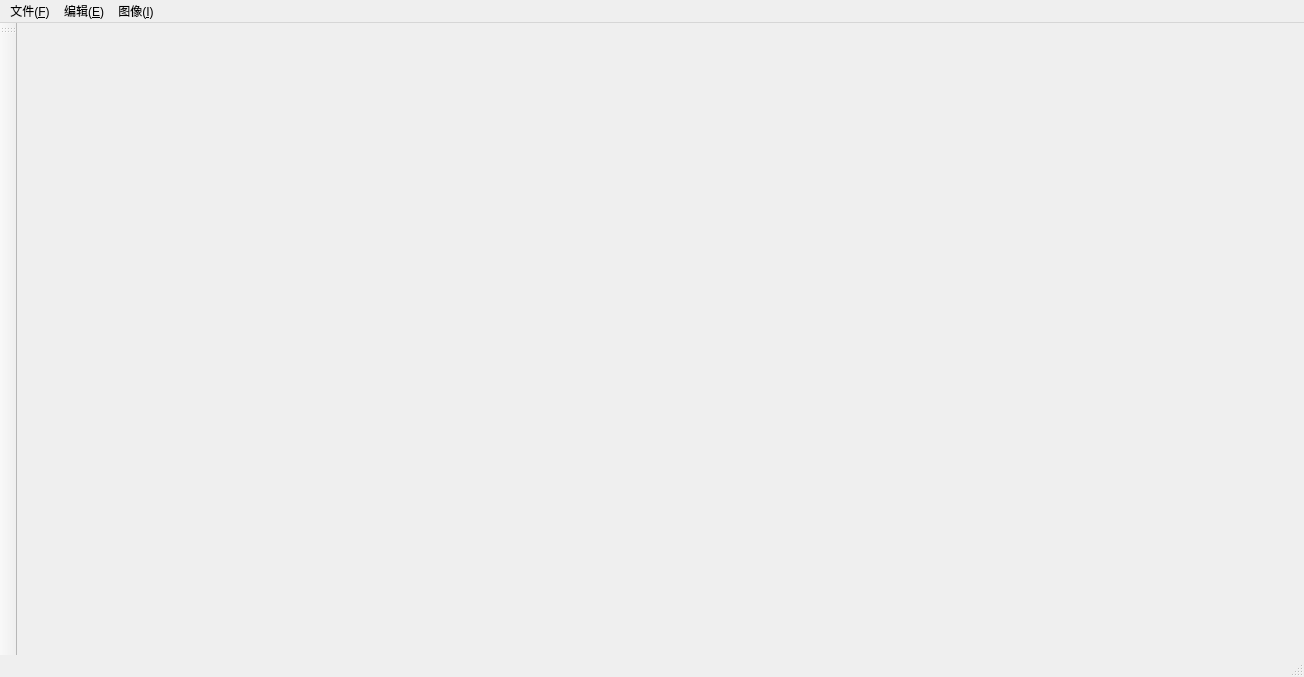
<?xml version="1.0" encoding="UTF-8"?>
<ui version="4.0">
 <class>PhotoshopLike</class>
 <widget class="QMainWindow" name="PhotoshopLike">
  <property name="geometry">
   <rect>
    <x>0</x>
    <y>0</y>
    <width>1304</width>
    <height>677</height>
   </rect>
  </property>
  <property name="windowTitle">
   <string>MainWindow</string>
  </property>
  <widget class="QWidget" name="centralWidget">
   <layout class="QGridLayout" name="gridLayout">
    <item row="0" column="0">
     <widget class="DrawCanvas" name="widget" native="true"/>
    </item>
   </layout>
  </widget>
  <widget class="QMenuBar" name="menuBar">
   <property name="geometry">
    <rect>
     <x>0</x>
     <y>0</y>
     <width>1304</width>
     <height>26</height>
    </rect>
   </property>
   <widget class="QMenu" name="menu">
    <property name="title">
     <string>文件(&amp;F)</string>
    </property>
    <widget class="QMenu" name="menu_E_2">
     <property name="title">
      <string>导出(E)</string>
     </property>
     <addaction name="action1_9"/>
     <addaction name="action2_8"/>
     <addaction name="separator"/>
     <addaction name="action3_8"/>
    </widget>
    <addaction name="createImage"/>
    <addaction name="openImage"/>
    <addaction name="separator"/>
    <addaction name="action3"/>
    <addaction name="actiona"/>
    <addaction name="action4"/>
    <addaction name="separator"/>
    <addaction name="menu_E_2"/>
    <addaction name="action6"/>
    <addaction name="separator"/>
    <addaction name="action7"/>
   </widget>
   <widget class="QMenu" name="menu_E">
    <property name="title">
     <string>编辑(&amp;E)</string>
    </property>
    <addaction name="undo"/>
    <addaction name="redo"/>
    <addaction name="separator"/>
    <addaction name="action3_2"/>
    <addaction name="action4_2"/>
    <addaction name="action5_2"/>
    <addaction name="action6_2"/>
    <addaction name="action7_2"/>
    <addaction name="separator"/>
    <addaction name="action8"/>
    <addaction name="action9"/>
    <addaction name="action10"/>
    <addaction name="action11"/>
   </widget>
   <widget class="QMenu" name="menu_I">
    <property name="title">
     <string>图像(&amp;I)</string>
    </property>
    <widget class="QMenu" name="menu_J">
     <property name="title">
      <string>调整(J)</string>
     </property>
     <addaction name="action1_7"/>
     <addaction name="action4_6"/>
     <addaction name="separator"/>
     <addaction name="action5_5"/>
     <addaction name="action6_5"/>
     <addaction name="action78"/>
     <addaction name="action8_3"/>
     <addaction name="action9_3"/>
     <addaction name="action10_3"/>
     <addaction name="action11_3"/>
     <addaction name="separator"/>
     <addaction name="action12_2"/>
     <addaction name="action13"/>
     <addaction name="action14"/>
     <addaction name="action15"/>
     <addaction name="action16"/>
     <addaction name="separator"/>
     <addaction name="action17"/>
     <addaction name="action18"/>
     <addaction name="separator"/>
     <addaction name="action19"/>
     <addaction name="action20"/>
     <addaction name="action21"/>
     <addaction name="action22"/>
    </widget>
    <widget class="QMenu" name="menu_M">
     <property name="title">
      <string>模式(M)</string>
     </property>
     <addaction name="action1_6"/>
     <addaction name="action2_5"/>
     <addaction name="action3_5"/>
     <addaction name="action4_5"/>
     <addaction name="action5_4"/>
     <addaction name="action6_4"/>
     <addaction name="action7_3"/>
     <addaction name="action8_2"/>
     <addaction name="separator"/>
     <addaction name="action9_2"/>
     <addaction name="action10_2"/>
     <addaction name="action11_2"/>
     <addaction name="separator"/>
     <addaction name="action12"/>
    </widget>
    <widget class="QMenu" name="menu_G">
     <property name="title">
      <string>画像旋转(G)</string>
     </property>
     <addaction name="action1_8"/>
     <addaction name="action2_7"/>
     <addaction name="action3_7"/>
     <addaction name="action4_7"/>
     <addaction name="separator"/>
     <addaction name="action5_6"/>
     <addaction name="action6_6"/>
    </widget>
    <addaction name="menu_M"/>
    <addaction name="separator"/>
    <addaction name="menu_J"/>
    <addaction name="separator"/>
    <addaction name="action3_3"/>
    <addaction name="action4_3"/>
    <addaction name="action5_3"/>
    <addaction name="separator"/>
    <addaction name="action6_3"/>
    <addaction name="action1_4"/>
    <addaction name="menu_G"/>
    <addaction name="action3_4"/>
    <addaction name="action4_4"/>
    <addaction name="action1_5"/>
   </widget>
   <widget class="QMenu" name="menu_L">
    <property name="title">
     <string/>
    </property>
   </widget>
   <addaction name="menu"/>
   <addaction name="menu_E"/>
   <addaction name="menu_I"/>
   <addaction name="menu_L"/>
  </widget>
  <widget class="QToolBar" name="mainToolBar">
   <attribute name="toolBarArea">
    <enum>LeftToolBarArea</enum>
   </attribute>
   <attribute name="toolBarBreak">
    <bool>false</bool>
   </attribute>
  </widget>
  <widget class="QStatusBar" name="statusBar"/>
  <action name="createImage">
   <property name="text">
    <string>新建(N)</string>
   </property>
  </action>
  <action name="openImage">
   <property name="text">
    <string>打开(O)</string>
   </property>
  </action>
  <action name="action3">
   <property name="text">
    <string>关闭(C)</string>
   </property>
  </action>
  <action name="action4">
   <property name="text">
    <string>存储(S)</string>
   </property>
  </action>
  <action name="action6">
   <property name="text">
    <string>导入(M)</string>
   </property>
  </action>
  <action name="action7">
   <property name="text">
    <string>退出(X)</string>
   </property>
  </action>
  <action name="undo">
   <property name="text">
    <string>还原(O)</string>
   </property>
   <property name="shortcut">
    <string>Ctrl+Z</string>
   </property>
  </action>
  <action name="redo">
   <property name="text">
    <string>重做(O)</string>
   </property>
   <property name="shortcut">
    <string>Ctrl+Y</string>
   </property>
  </action>
  <action name="action3_2">
   <property name="text">
    <string>剪切(T)</string>
   </property>
  </action>
  <action name="action4_2">
   <property name="text">
    <string>拷贝(C)</string>
   </property>
  </action>
  <action name="action5_2">
   <property name="text">
    <string>合并拷贝(Y)</string>
   </property>
  </action>
  <action name="action6_2">
   <property name="text">
    <string>粘贴(P)</string>
   </property>
  </action>
  <action name="action7_2">
   <property name="text">
    <string>清除(E)</string>
   </property>
  </action>
  <action name="action8">
   <property name="text">
    <string>键盘快捷键和菜单</string>
   </property>
  </action>
  <action name="action9">
   <property name="text">
    <string>菜单(U)</string>
   </property>
  </action>
  <action name="action10">
   <property name="text">
    <string>自定义工具栏</string>
   </property>
  </action>
  <action name="action11">
   <property name="text">
    <string>首选项(N)</string>
   </property>
  </action>
  <action name="action3_3">
   <property name="text">
    <string>自动色调(N)</string>
   </property>
  </action>
  <action name="action4_3">
   <property name="text">
    <string>自动对比度(U)</string>
   </property>
  </action>
  <action name="action5_3">
   <property name="text">
    <string>自动颜色(O)</string>
   </property>
  </action>
  <action name="action6_3">
   <property name="text">
    <string>图像大小(I)</string>
   </property>
  </action>
  <action name="action1_4">
   <property name="text">
    <string>画布大小(S)</string>
   </property>
  </action>
  <action name="action3_4">
   <property name="text">
    <string>裁剪(P)</string>
   </property>
  </action>
  <action name="action4_4">
   <property name="text">
    <string>裁切(R)</string>
   </property>
  </action>
  <action name="action1_5">
   <property name="text">
    <string>显示全部(V)</string>
   </property>
  </action>
  <action name="action1_6">
   <property name="text">
    <string>位图(B)</string>
   </property>
  </action>
  <action name="action2_5">
   <property name="text">
    <string>灰度(G)</string>
   </property>
  </action>
  <action name="action3_5">
   <property name="text">
    <string>双色调(D)</string>
   </property>
  </action>
  <action name="action4_5">
   <property name="text">
    <string>索引颜色(I)</string>
   </property>
  </action>
  <action name="action5_4">
   <property name="text">
    <string>RGB颜色(R)</string>
   </property>
  </action>
  <action name="action6_4">
   <property name="text">
    <string>CMYK颜色(C)</string>
   </property>
  </action>
  <action name="action7_3">
   <property name="text">
    <string>Lab颜色(L)</string>
   </property>
  </action>
  <action name="action8_2">
   <property name="text">
    <string>多通道(M)</string>
   </property>
  </action>
  <action name="action9_2">
   <property name="text">
    <string>8位/通道(A)</string>
   </property>
  </action>
  <action name="action10_2">
   <property name="text">
    <string>16位/通道(N)</string>
   </property>
  </action>
  <action name="action11_2">
   <property name="text">
    <string>32位/通道(H)</string>
   </property>
  </action>
  <action name="action12">
   <property name="text">
    <string>颜色表(T)</string>
   </property>
  </action>
  <action name="action1_7">
   <property name="text">
    <string>亮度/对比度(C)</string>
   </property>
  </action>
  <action name="action2_6">
   <property name="text">
    <string>色阶(L)</string>
   </property>
  </action>
  <action name="action3_6">
   <property name="text">
    <string>曲线(U)</string>
   </property>
  </action>
  <action name="action4_6">
   <property name="text">
    <string>曝光度(E)</string>
   </property>
  </action>
  <action name="action5_5">
   <property name="text">
    <string>自然饱和度(V)</string>
   </property>
  </action>
  <action name="action6_5">
   <property name="text">
    <string>色相/饱和度(H)</string>
   </property>
  </action>
  <action name="action78">
   <property name="text">
    <string>色彩平衡(B)</string>
   </property>
  </action>
  <action name="action8_3">
   <property name="text">
    <string>黑白(K)</string>
   </property>
  </action>
  <action name="action9_3">
   <property name="text">
    <string>照片滤镜(F)</string>
   </property>
  </action>
  <action name="action10_3">
   <property name="text">
    <string>通道混合器(X)</string>
   </property>
  </action>
  <action name="action11_3">
   <property name="text">
    <string>颜色查找</string>
   </property>
  </action>
  <action name="action12_2">
   <property name="text">
    <string>反相(I)</string>
   </property>
  </action>
  <action name="action13">
   <property name="text">
    <string>色调分离(P)</string>
   </property>
  </action>
  <action name="action14">
   <property name="text">
    <string>阈值(T)</string>
   </property>
  </action>
  <action name="action15">
   <property name="text">
    <string>渐变映射(G)</string>
   </property>
  </action>
  <action name="action16">
   <property name="text">
    <string>可选颜色(S)</string>
   </property>
  </action>
  <action name="action17">
   <property name="text">
    <string>阴影/高光(W)</string>
   </property>
  </action>
  <action name="action18">
   <property name="text">
    <string>HDR色调</string>
   </property>
  </action>
  <action name="action19">
   <property name="text">
    <string>去色(D)</string>
   </property>
  </action>
  <action name="action20">
   <property name="text">
    <string>匹配颜色(M)</string>
   </property>
  </action>
  <action name="action21">
   <property name="text">
    <string>替换颜色(R)</string>
   </property>
  </action>
  <action name="action22">
   <property name="text">
    <string>色调均化(Q)</string>
   </property>
  </action>
  <action name="action1_8">
   <property name="text">
    <string>180度(1)</string>
   </property>
  </action>
  <action name="action2_7">
   <property name="text">
    <string>顺时针90度(9)</string>
   </property>
  </action>
  <action name="action3_7">
   <property name="text">
    <string>逆时针90度(0)</string>
   </property>
  </action>
  <action name="action4_7">
   <property name="text">
    <string>任意角度(A)</string>
   </property>
  </action>
  <action name="action5_6">
   <property name="text">
    <string>水平翻转画布(H)</string>
   </property>
  </action>
  <action name="action6_6">
   <property name="text">
    <string>垂直翻转画布(V)</string>
   </property>
  </action>
  <action name="action1_9">
   <property name="text">
    <string>快速导出为PNG</string>
   </property>
  </action>
  <action name="action2_8">
   <property name="text">
    <string>导出为</string>
   </property>
  </action>
  <action name="action3_8">
   <property name="text">
    <string>导出首选项</string>
   </property>
  </action>
  <action name="actiona">
   <property name="text">
    <string>另存为(&amp;A)……</string>
   </property>
  </action>
 </widget>
 <layoutdefault spacing="6" margin="11"/>
 <customwidgets>
  <customwidget>
   <class>DrawCanvas</class>
   <extends>QWidget</extends>
   <header>drawcanvas.h</header>
   <container>1</container>
  </customwidget>
 </customwidgets>
 <resources/>
 <connections/>
</ui>
